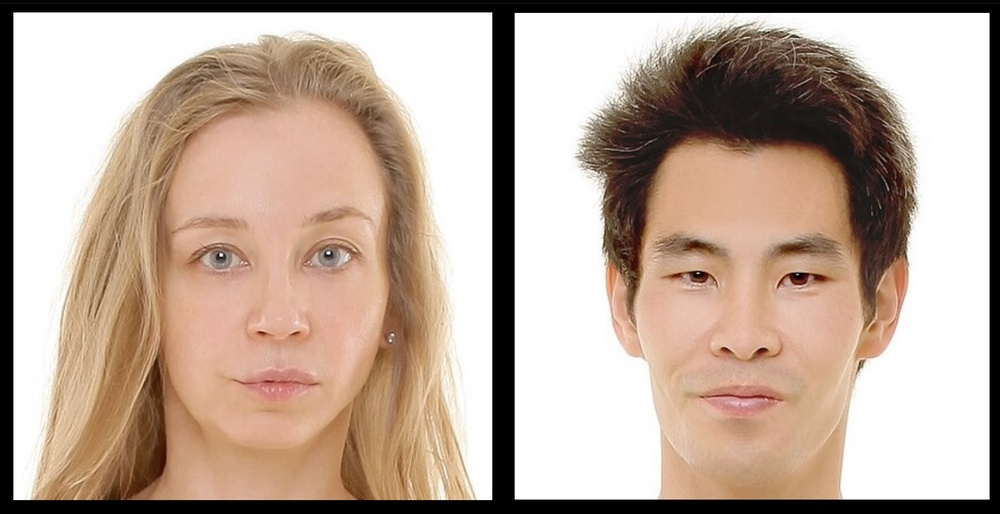
#> input picture 1/Human_faces.jpg, 1000 x 514 px, shrunk from 2015 x 1035 before the run, given in place of the camera
$ python app.py
#> lines starting #> are read from the running program, lines starting #| are printed output that depends on the picture
import cv2
import numpy as np

# Initialize the video capture object
cap = cv2.VideoCapture(0)  # Use 0 for the webcam, or replace with video file path
if not cap.isOpened():
    print("Error: Could not open video device or file. Try Again.")
    exit()
# Read the first frame and convert it to grayscale
ret, frame1 = cap.read()
#> frame1 is the input picture: shape (514, 1000, 3); mean B, G, R 153.7, 168.2, 188.8
gray1 = cv2.cvtColor(frame1, cv2.COLOR_BGR2GRAY)
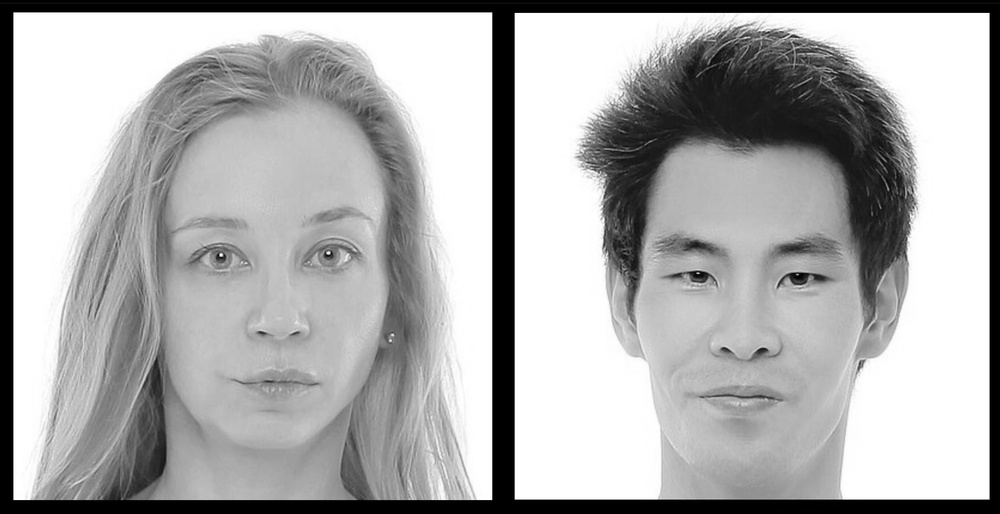
#> gray1: shape (514, 1000); min 0, max 255, mean 172.7
gray1 = cv2.GaussianBlur(gray1, (21, 21), 0)
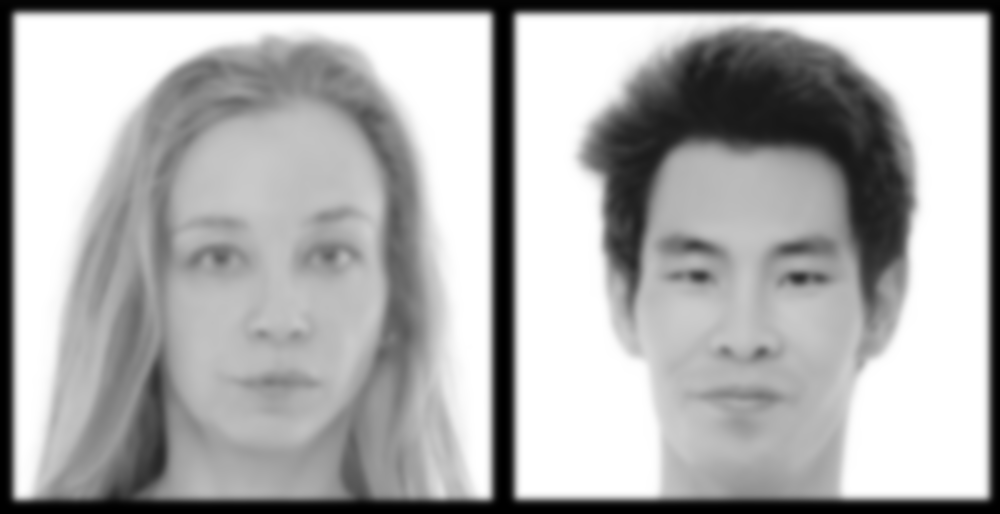
#> gray1: shape (514, 1000); min 0, max 255, mean 172.7

while cap.isOpened():
    # Read the next frame
    ret, frame2 = cap.read()
    if not ret:
        break

    # Convert the frame to grayscale and blur it to reduce noise
    gray2 = cv2.cvtColor(frame2, cv2.COLOR_BGR2GRAY)
    gray2 = cv2.GaussianBlur(gray2, (21, 21), 0)

    # Compute the absolute difference between the current frame and the previous one
    diff = cv2.absdiff(gray1, gray2)
#> diff: shape (514, 1000); every value is 0

    # Threshold the difference to obtain binary image
    _, thresh = cv2.threshold(diff, 25, 255, cv2.THRESH_BINARY)

    # Dilate the threshold image to fill in small holes
    thresh = cv2.dilate(thresh, None, iterations=2)

    # Find contours in the threshold image
    contours, _ = cv2.findContours(thresh, cv2.RETR_EXTERNAL, cv2.CHAIN_APPROX_SIMPLE)
#> contours = []

    # Loop over the contours
    for contour in contours:
        # Filter out small contours to reduce noise
        if cv2.contourArea(contour) < 500:
            continue

        # Get the bounding box for each contour
        (x, y, w, h) = cv2.boundingRect(contour)

        # Extract the region of motion
        motion_region = frame2[y:y+h, x:x+w]

        # Apply artistic effects to the motion region (e.g., color map)
        motion_region = cv2.applyColorMap(motion_region, cv2.COLORMAP_JET)

        # Replace the motion region with the processed region
        frame2[y:y+h, x:x+w] = motion_region

        # Optionally, draw a rectangle around the motion region
        cv2.rectangle(frame2, (x, y), (x+w, y+h), (0, 255, 0), 2)
#> this loop made 0 passes

    # Display the artistic motion capture frame
    cv2.imshow('Motion Capture Artistic Display', frame2)

    # Press 'q' to exit
    if cv2.waitKey(1) & 0xFF == ord('q'):
#> (key q is pressed here)
        break

    # Update the previous frame
    gray1 = gray2.copy()

# Release the video capture object and close windows
cap.release()
cv2.destroyAllWindows()
